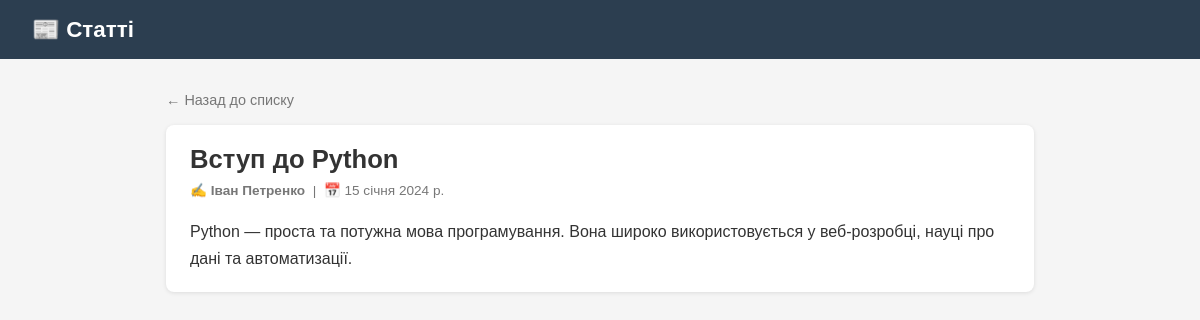
/articles/1/, run on the app's committed database.
### articles/models.py (models this page shows, shortened)
class Article(models.Model):
    title = models.CharField(max_length=200, verbose_name='Заголовок')
    text = models.TextField(verbose_name='Текст')
    published_date = models.DateField(verbose_name='Дата публікації')
    author = models.CharField(max_length=100, verbose_name='Автор')  # Рівень 2
    class Meta:
        verbose_name = 'Стаття'
        verbose_name_plural = 'Статті'
        ordering = ['-published_date']

### articles/views.py (the view)
# urls.py: path('articles/<int:pk>/', views.article_detail, name='article_detail'),
def article_detail(request, pk):
    article = get_object_or_404(Article, pk=pk)
    return render(request, 'articles/article_detail.html', {'article': article})

### articles/templates/articles/article_detail.html (shortened to what this page needs)
{% extends "articles/base.html" %}
{% block content %}
<a href="/" style="color:#777; font-size:0.9rem;">← Назад до списку</a>
<div class="card" style="margin-top:16px;">
    <h1 style="font-size:1.6rem; margin-bottom:8px;">{{ article.title }}</h1>
    <div class="meta" style="margin-bottom:20px;">
        ✍️ <strong>{{ article.author }}</strong> &nbsp;|&nbsp; 📅 {{ article.published_date }}
    </div>
    <div style="line-height:1.7; white-space:pre-wrap;">{{ article.text }}</div>
</div>
{% endblock %}

### articles/templates/articles/base.html (style rules this page uses)
* { box-sizing: border-box; margin: 0; padding: 0; }
body { font-family: Arial, sans-serif; background: #f5f5f5; color: #333; }
.card { background: white; border-radius: 8px; padding: 20px 24px; margin-bottom: 16px; box-shadow: 0 1px 4px rgba(0,0,0,.1); }
a { color: #2980b9; text-decoration: none; }
.meta { color: #777; font-size: 0.85rem; margin-top: 6px; }

### data on the page
Article: title "Вступ до Python", author "Іван Петренко", published_date "15 січня 2024 р.", text "Python — проста та потужна мова програмування. Вона широко використовується у веб-розробці, науці про дані та автоматизації."
